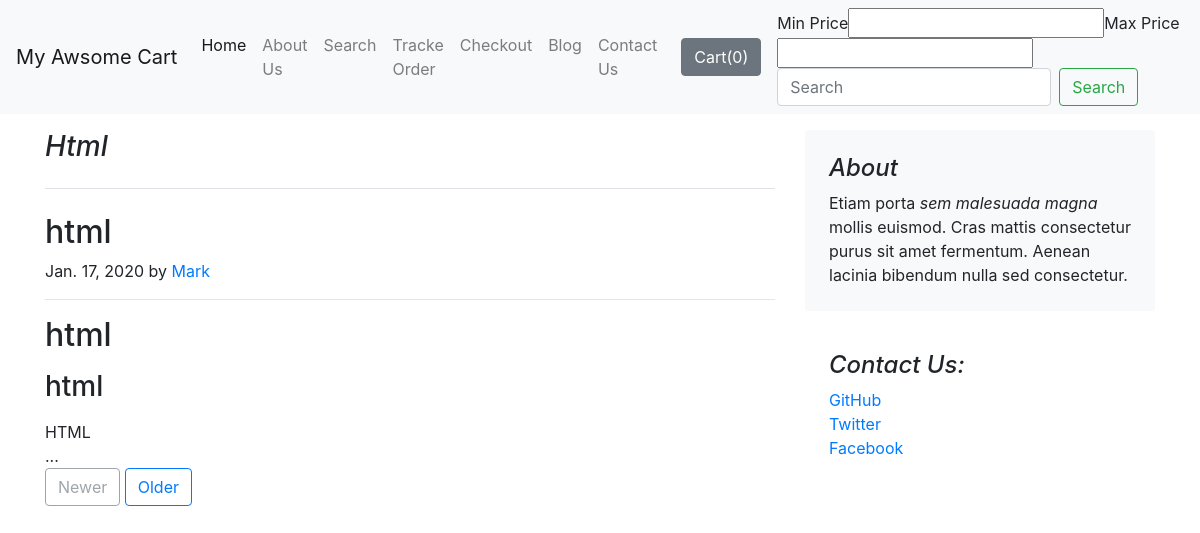
The app's page /blog/blogpost/1?page=1 with its own data.
### blog/models.py (models this page shows, shortened)
class Blog(models.Model):
	post_id = models.AutoField(primary_key=True)
	title = models.CharField(max_length=200,default="")
	head0 = models.CharField(max_length=200,default="")
	cnthead0 = RichTextField()
	head1 = models.CharField(max_length=200,default="")
	cnthead1 = RichTextUploadingField()
	head2 = models.CharField(max_length=200,default="")
	cnthead2 = RichTextUploadingField(config_name='special')
	pub_date = models.DateField()
	thumbnail = models.ImageField(upload_to='blog/images',default='')

### blog/views.py (the view)
# urls.py: path('blogpost/<int:id>',views.blogpost,name='blogPost')
def blogpost(request,id):
	post = Blog.objects.filter(post_id=id)[0]
	allpost = Blog.objects.reverse()
	paginator = Paginator(allpost,1)
	page_number = request.GET.get('page')
	page_obj = paginator.get_page(page_number)
	print(page_obj)
	params  = {'post':post,'page_obj':page_obj}
	return render(request,'blog/blogpost.html',params)

### blog/templates/blog/blogpost.html (shortened to what this page needs)
{% extends "shop/base.html" %}
{% block body %}
<main role="main" class="container my-3">
  <div class="row">
    <div class="col-md-8 blog-main">
      <h3 class="pb-4 mb-4 font-italic border-bottom">
        {{post.title}}
      </h3>
      <div class="blog-post">
        <h2 class="blog-post-title">{{post.head0}}</h2>
        <p class="blog-post-meta">{{post.pub_date}} by <a href="#">Mark</a></p>
        <hr>
        <h2>{{post.head1}}</h2>
        <h3>{{post.head2}}</h3>
      </div>
      {% for contact in page_obj %}
    {{ contact.title|upper }}<br>...
      <nav class="blog-pagination">
      	{% if not page_obj.has_previous %}
      		<a class="btn btn-outline-secondary disabled" href="#" tabindex="-1" aria-disabled="true">Newer</a>
      	{% else %}
      		<a class="btn btn-outline-secondary" href="{{page_obj.previous_page_number}}?page={{page_obj.previous_page_number}}" tabindex="-1" aria-disabled="true">Newer</a>
      	{% endif %}
      	{% if not page_obj.has_next %}
      		<a class="btn btn-outline-primary" href="#">Older</a>
      	{% else %}
      		<a class="btn btn-outline-primary" href="{{page_obj.next_page_number}}?page={{page_obj.next_page_number}}">Older</a>
      	{% endif %}
      </nav>
{% endfor %}
    </div>
    <aside class="col-md-4 blog-sidebar">
      <div class="p-4 mb-3 bg-light rounded">
        <h4 class="font-italic">About</h4>
        <p class="mb-0">Etiam porta <em>sem malesuada magna</em> mollis euismod. Cras mattis consectetur purus sit amet fermentum. Aenean lacinia bibendum nulla sed consectetur.</p>
      </div>
      <div class="p-4">
        <h4 class="font-italic">Contact Us:</h4>
        <ol class="list-unstyled">
          <li><a href="#">GitHub</a></li>
          <li><a href="#">Twitter</a></li>
          <li><a href="#">Facebook</a></li>
        </ol>
      </div>
    </aside>
  </div>
</main>
{% endblock body %}

### records on screen
Blog: title "Html", head0 "html", pub_date "Jan. 17, 2020", head1 "html", head2 "html", title "HTML"
